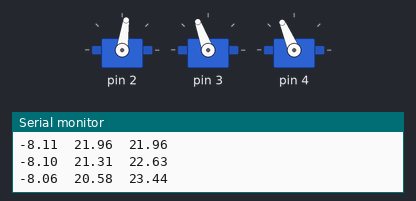
Simulated run of this sketch. Board: Arduino Uno, built with avr-gcc and run on an emulated ATmega328P. On the bench: 3 × servo, the last lines printed to the serial monitor.

Above: at 2.05 s.
At 2.25 s:
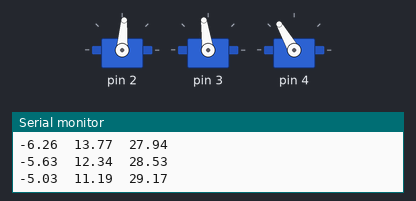
At 2.45 s:
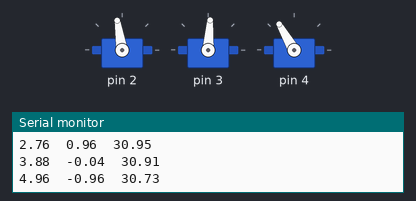
At 2.9 s:
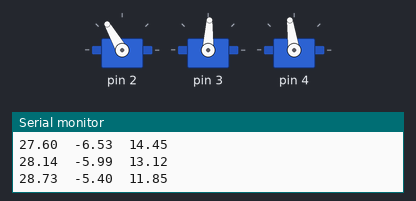
At 3.2 s:
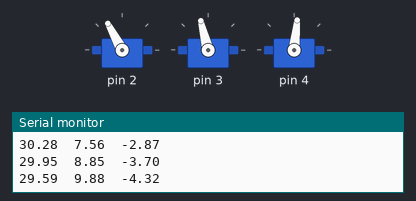
At 3.8 s:
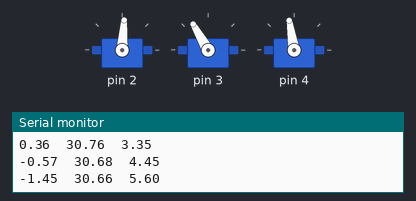
Timing chart, 0 to 6.6 s (numbered marks = the images above):
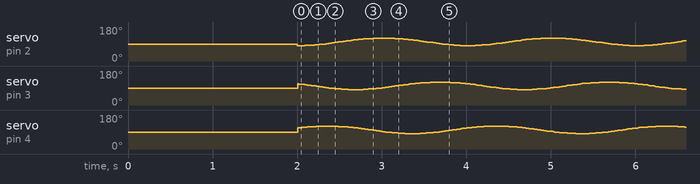

The sketch:

trace_circle.ino
```cpp
#include <Servo.h>
#include "IPK.h"

#define MIN_PULSE 500         // サーボモーターのパルス幅の下限
#define MAX_PULSE 2400        // サーボモーターのパルス幅の上限
#define MIN_ANGLE -30         // サーボの角度の下限
#define MAX_ANGLE 75          // サーボの角度の上限
#define WAIT_TIME 10         // 1ループの待ち時間
#define TIME_CYCLE  (2.0f)    // 回転周期[sec]
#define CIRCLE_R  (150.0f)    // 円の半径

Servo servo[3];
IPK ipk;

void setup() {
  Serial.begin(9600);
  Serial.println("Arduino Start");

  // 変数初期化
  ipk = IPK();
  for (int i = 0 ; i < 3 ; i++ )
    servo[i].attach(i + 2, MIN_PULSE, MAX_PULSE);

  delay(2000);
}

void loop() {
  draw_circle();
  delay(WAIT_TIME);
}

// 円を描かせる関数
void draw_circle() {
  float theta_rad = (2.0 * PI) * millis() / (1000.0f * TIME_CYCLE);
  int pos_val[3];

  // 目標座標を決定
  pos_val[0] = (int)(CIRCLE_R * cos( theta_rad ));
  pos_val[1] = (int)(CIRCLE_R * sin( theta_rad ));
  pos_val[2] = -400;

  // サーボに出力
  servo_output(pos_val);
}

// サーボの出力値を計算・出力する関数
void servo_output(int pos_val[3]) {
  float angle[3];
  int temp;

  ipk.solve(pos_val, angle);
  for (int i = 0; i < 3 ; i++ ) {
    // サーボモータの角度の範囲外である場合，
    if ( in_range(angle[i], MIN_ANGLE, MAX_ANGLE) == false )
      return;

    // ipk.solveで動作範囲外の場合はnanとなるので
    if ( isnan(angle[i]) )
      return;
  }

  for (int i = 0 ; i < 3 ; i++ ) {
    // より細かい値にするため，パルス幅を計算して出力
    temp = (int)fmap(angle[i], -90, 90, MIN_PULSE, MAX_PULSE);
    servo[i].writeMicroseconds(temp);
    Serial.print(angle[i]);
    Serial.print("\t");
  }
  Serial.print("\n");
}
```

IPK.h
```cpp
#include <math.h>

#define TO_DEG  (57.29577951308232f)
#define TO_RAD  (0.017453292519943295f)

class IPK {
  public:

    // パラメータに臨時の値を入れて初期化するコンストラクタ
    IPK() {
      _A = 120;
      _B = 200;
      _C = 430;
      _D = 130;
    }

    // パラメータを与えて初期化するコンストラクタ
    IPK(int A, int B, int C, int D) {
      _A = A;
      _B = B;
      _C = C;
      _D = D;
    }

    // 指定した座標に移動するための角度を計算する関数
    void solve(int pos[3], float angle[3]) {
      // pos(in):     目標の座標．int型配列，x,y,zの順番に代入されている
      // angle(out):  出力値の格納先．degreeなので注意
      float x = pos[0];
      float y = pos[1];
      float z = pos[2];

      for (int i = 0 ; i < 3 ; i++ ) {
        // sympyより計算された数式
        float phi = i * M_PI * 2.0 / 3.0;
        float cos_phi = cos(phi);
        float sin_phi = sin(phi);
        float P = -pow(_A, 2) + 2 * _A * _D + 2 * _A * x * cos_phi + 2 * _A * y * sin_phi
                  - pow(_B, 2) + pow(_C, 2) - pow(_D, 2) - 2 * _D * x * cos_phi - 2 * _D * y * sin_phi - pow(x, 2) - pow(y, 2) - pow(z, 2);
        float Q = -2 * _B * z;
        float R = -2 * _A * _B + 2 * _B * _D + 2 * _B * x * cos_phi + 2 * _B * y * sin_phi;
        float theta_0 = -2 * atan((Q - sqrt(-pow(P, 2) + pow(Q, 2) + pow(R, 2))) / (P - R));
        float theta_1 = -2 * atan((Q + sqrt(-pow(P, 2) + pow(Q, 2) + pow(R, 2))) / (P - R));

        // 絶対値の小さい方を選択し，角度を度数法に直す
        angle[i] = fabs(theta_0) > fabs(theta_1) ? theta_1 : theta_0;
        angle[i] *= 180 / M_PI;
      }
    }

  private:
    // パラメーター
    int _A, _B, _C, _D;
};
```

functions.ino
```cpp
// arduinoのmap関数をfloatに拡張した関数
float fmap(float value, float minIn, float maxIn, float minOut, float maxOut) {
  float rangeIn = maxIn - minIn;
  float rangeOut = maxOut - minOut;
  float deltaIn = value - minIn;

  return rangeOut * (deltaIn / rangeIn)  + minOut;
}

// int型の値をchar arrayにする関数
void to_str(int val, char *buf) {
  sprintf (buf, "%d", val);
}

// 値が[low,high]内部ならtrueを返す関数
bool in_range(float val, float low, float high) {
  return low <= val && val <= high;
}
```
